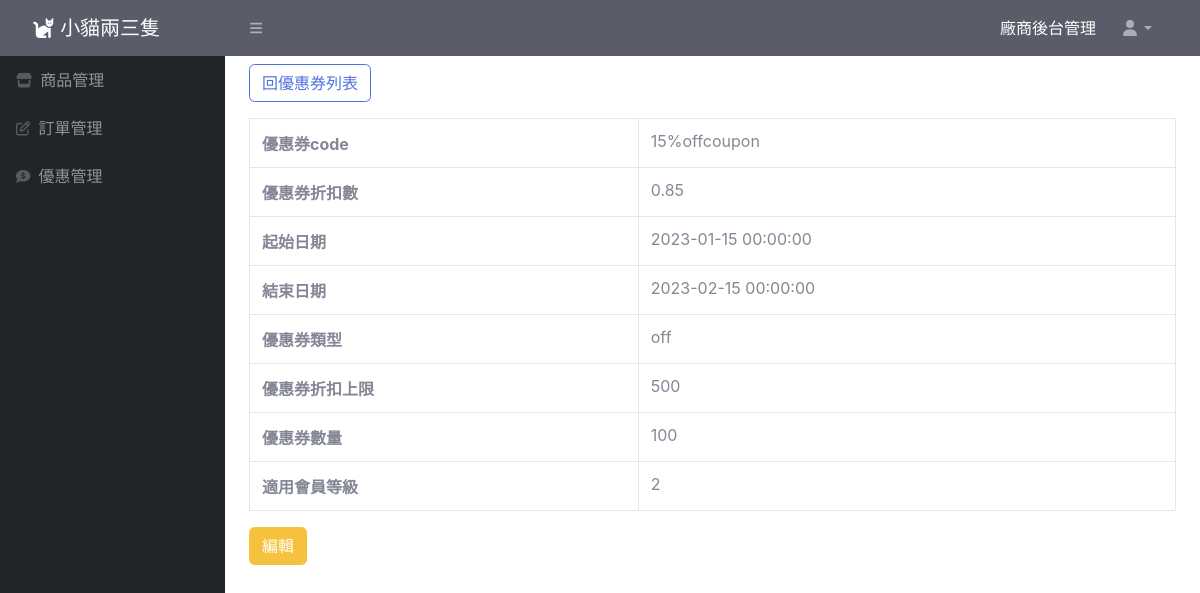
The page /coupon.php?coupon_id=3 on the database its author committed.
### tables this page shows
CREATE TABLE `coupon` (
  `coupon_id` int(11) UNSIGNED NOT NULL,
  `coupon_code` varchar(200) NOT NULL,
  `start_date` datetime NOT NULL,
  `end_date` datetime NOT NULL,
  `discount_type` varchar(30) NOT NULL,
  `discount_amount` int(30) UNSIGNED NOT NULL,
  `discount` float UNSIGNED NOT NULL,
  `usage_limit` int(30) UNSIGNED NOT NULL,
  `valid` tinyint(4) NOT NULL,
  `level` varchar(10) NOT NULL
);

### coupon/coupon.php (the view, shortened to what this page needs)
<?php
require_once("./db_connect1.php");
$coupon_id=$_GET["coupon_id"];
$sql = "SELECT * FROM coupon WHERE coupon_id=$coupon_id";
$result = $conn->query($sql);
$row = $result->fetch_assoc();
?>
<!doctype html>
<html lang="en">
<head>
  <link href="https://cdn.jsdelivr.net/npm/bootstrap@5.2.1/dist/css/bootstrap.min.css" rel="stylesheet"
>
    <link href="css/sb-admin-2.min.css" rel="stylesheet">
</head>
<body>
    <div class="container">
        <div class="py-2">
            <a href="coupon-list.php" class="btn btn-outline-primary">回優惠券列表</a>
        </div>
        <table class="table table-bordered mt-2">
               <tr>
                   <th>優惠券code</th>
                    <td><?=$row["coupon_code"]?></td>
               </tr>
                <tr>
                   <th>優惠券折扣數</th>
                   <td><?=$row["discount"]?></td>
                </tr>
                <tr>
                   <th>起始日期</th>
                   <td><?=$row["start_date"]?></td>
                </tr>
                <tr>
                   <th>結束日期</th>
                   <td><?=$row["end_date"]?></td>
                </tr>
                <tr>
                   <th>優惠券類型</th>
                   <td><?=$row["discount_type"]?></td>
                </tr>
                <tr>
                    <th>優惠券折扣上限</th>
                    <td><?=$row["discount_amount"]?></td>
                </tr>
                <tr>
                    <th>優惠券數量</th>
                    <td><?=$row["usage_limit"]?></td>
                </tr>
                <tr>
                    <th>適用會員等級</th>
                    <td><?=$row["level"]?></td>
                </tr>
       </table>
        <a href="coupon-edit.php?coupon_id=<?=$row["coupon_id"]?>" class="btn btn-warning">編輯</a>
    </div>
</body>
</html>

### rows shown on the page
coupon: coupon_code "15%offcoupon", discount "0.85", start_date "2023-01-15 00:00:00", end_date "2023-02-15 00:00:00", discount_type "off", discount_amount "500", usage_limit "100", level "2"
